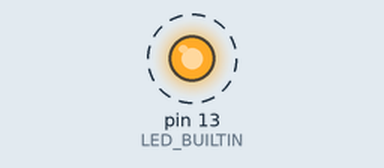
Simulated run of this sketch. Board: Arduino Leonardo, built with avr-gcc and run on an emulated ATmega32U4. Shown: output pins drawn as LEDs (lit = HIGH). Dashed ring = blinking. What the sketch prints to the serial monitor is not drawn.

Above: at 0.7 s.
Timing chart, 0 to 3.2 s (numbered marks = the images above):
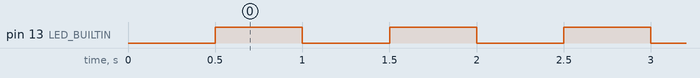

Measured:
- by itself, pin 13 (LED_BUILTIN): alternates HIGH for 0.50 s and LOW for 0.50 s

The sketch:

UART_Counter_Micro.ino
```cpp
/*
  UART_Counter_Micro.ino
  Arduino Micro sends labels A-L over Serial1 every 500 ms.
  On the Micro, Serial is USB; Serial1 is the hardware UART on pins 0(RX) and 1(TX).
  USB Serial is kept active as debug output so we can verify the loop is running.
*/

const unsigned long BAUD = 115200;
const unsigned long INTERVAL_MS = 500;
unsigned long lastMillis = 0;
unsigned long counterVal = 0;
const char COUNTER_LABELS[] = {'A','B','C','D','E','F','G','H','I','J','K','L'};

void setup() {
  pinMode(LED_BUILTIN, OUTPUT);
  Serial.begin(BAUD);
  Serial1.begin(BAUD);
  delay(200);
  Serial.println("MICRO USB DEBUG START");
  Serial1.println("<READY>");
  Serial.println("MICRO UART STARTED");
}

void loop() {
  unsigned long now = millis();
  if (now - lastMillis >= INTERVAL_MS) {
    digitalWrite(LED_BUILTIN, !digitalRead(LED_BUILTIN));
    char label = COUNTER_LABELS[counterVal];
    Serial.print("USB COUNTER: ");
    Serial.println(label);
    Serial1.println(label);
    counterVal = (counterVal + 1) % 12;
    lastMillis = now;
  }
}
```
